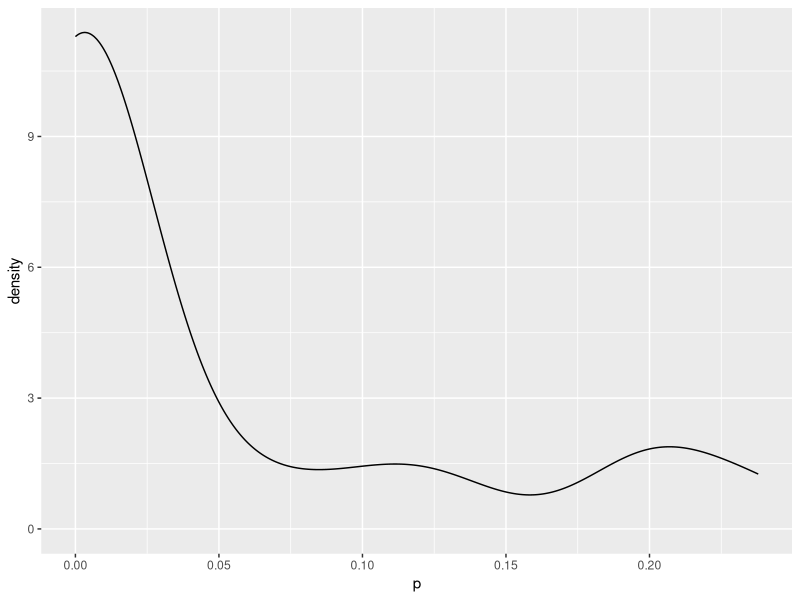

The R script that drew this image: (Note: this script raises an error after producing the figure.)
library(dplyr)
library(ggplot2)

pbinom(6, size=20, prob=0.3) 

dbinom(3, size = 13, prob = 1/6)

probabilities = dbinom(x = c(0:20), size = 20, prob = 1/6)
p <- data.frame(p = probabilities)
#Densidade sobreviventes por idade e classe

p %>%
  ggplot(aes(x = p)) +
  geom_density(alpha=0.2)


d <- dbinom(success, size=50, prob=1/6)
mean(d)

success <- 0:50
format(dbinom(success, size=50, prob=1/6), scientific = F)
plot(success,dbinom(success,size=50,prob=1/6),
     type='h',
     main='Binomial Distribution (n=20, p=0.3)',
     ylab='Probability',
     xlab ='# Successes',
     lwd=3)



